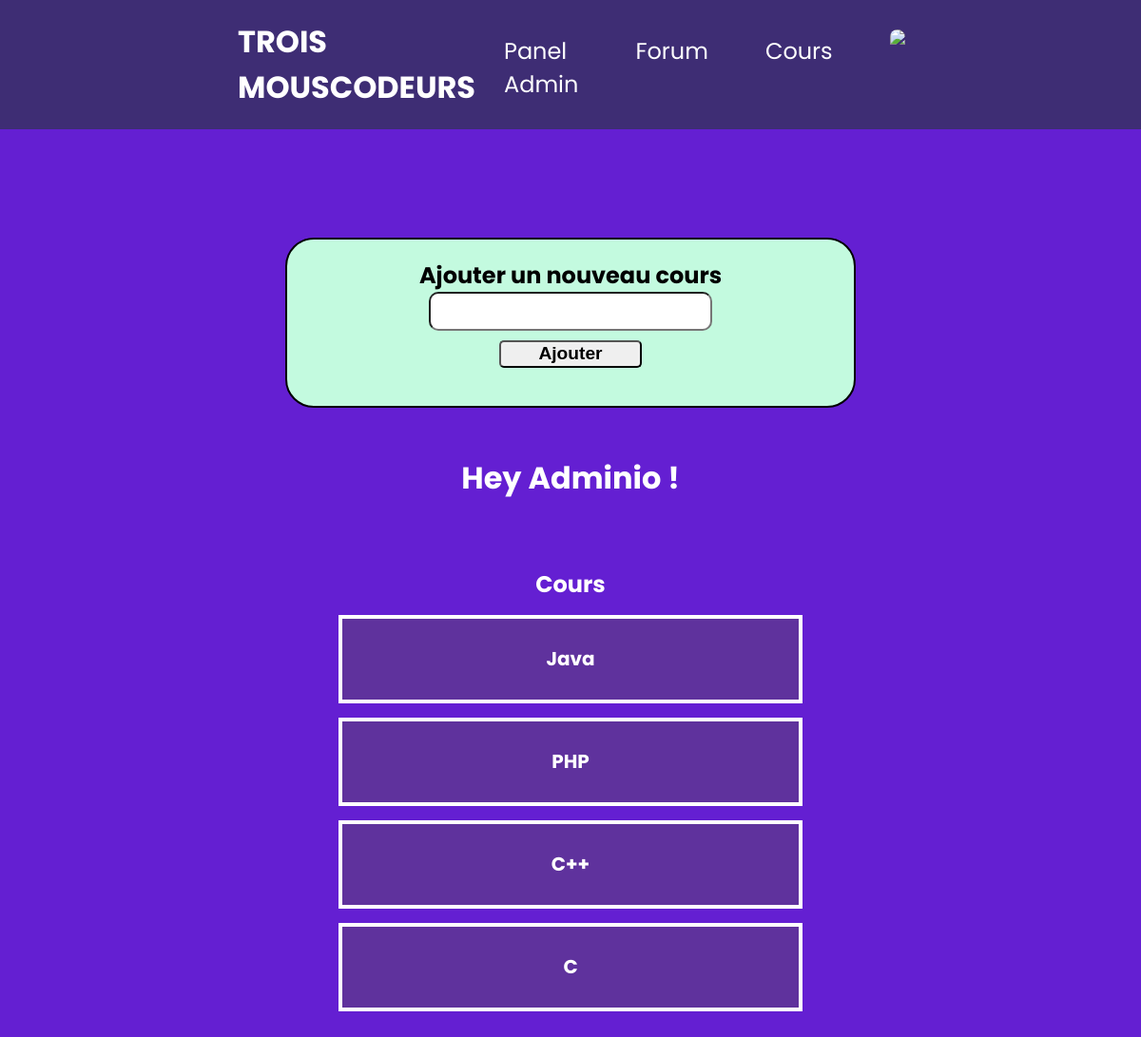
Screenshot of /?p=indCours (signed in) with the database file from the repository.
### tables this page shows
CREATE TABLE `t_groupe_cours` (
  `id_groupe` int(11) NOT NULL,
  `nom_groupe` varchar(200) NOT NULL
);

### Model/Model.php (called while the page is built, shortened)
<?php
class Model
{
	private static $serveur="mysql:host=localhost";
	private static $bdd="dbname=daw";
	private static $user="root";
	private static $mdp="";
	private static $pdo;
	private static $PDOBD=null;
	private function __construct()
	{
		Model::$pdo = new PDO(Model::$serveur.';'.Model::$bdd.';charset=utf8', Model::$user, Model::$mdp);
		Model::$pdo->setAttribute(PDO::ATTR_ERRMODE, PDO::ERRMODE_WARNING);
	}
	public  static function getBDD()
	{
		if(Model::$PDOBD==null)	{Model::$PDOBD= new Model();}
		return Model::$PDOBD;
	}
	function getGroupes()
	{
		$stmt = Model::$pdo->prepare("SELECT * FROM t_groupe_cours");
		$stmt->execute();
		return $stmt->fetchAll();
	}
}
?>

### Vue/index_cours.php (the view, shortened to what this page needs)
<div class="index_cours">
<?php
if($_SESSION["admin"]=='oui'){
  echo '
    <form class="admin_add_cour" method="post">
        <h2>Ajouter un nouveau cours</h2>
        <input type="text" name="nomCours" id="add_cour" required><br>
        <button class="btn-admin" name="cours" value="ajoutG" id="btn-ajout">Ajouter</button>
    </form>
  ';
}
?>
  <h1>Hey <?php echo $_SESSION['user'];?> !</h1>
  <div id="cours">
  <h2>Cours</h2>
    <?php
      foreach($groupes as $groupe)
      {
        echo "<div class='cour' onclick=\"window.location='?p=indCours&idG=".$groupe['id_groupe']."'\">".$groupe['nom_groupe']."</div>";
      }
    ?>
  </div>
</div>
</body>
</html>

### Vue/style.css (style rules this page uses)
* { margin:0; padding:0; text-decoration:none; list-style: none; }
:root { --primary-color: #641fd2; --nav-bar:#3e2d74; --button-hover:#4c1ee3; --lecon:#351a56b7; --reponse:#260c4f; --cours:#5e3a89b7; --cour-hover:#7c65c9; --colortext:#2F1094; }
body { font-family: 'Poppins'; background-color: var(--primary-color); margin-bottom: 60px; }
.index_cours { text-align: center; color: white; }
#cours { padding-top: 70px; display: flex; flex-direction: column; align-items: center; }
.cour { font-family: "Poppins"; border: 4px solid white; height: 85px; width: 40%; margin-top: 15px; background-color: var(--cours); font-size: 20px; color: white; font-weight: bold; display: flex; justify-content: center; align-items: center; }
.admin_add_cour { border:2px solid black; border-radius: 30px; text-align: center; margin: 0 300px; margin-bottom: 50px; padding: 20px 0; background-color: #c3fadf; min-width: 200px; color:black; }
#add_cour { border-radius: 10px ; padding: 10px; width: 50%; font-size: 15px; font-weight: bold; text-transform: uppercase; }
.btn-admin { width: 150px; height: 1.5em; margin-top: 10px; margin-bottom:20px; border-radius: 5px; font-size: 20px; font-size: 1.2em; font-weight: bold; }

### rows the page displays
t_groupe_cours: nom_groupe "Java"
t_groupe_cours: nom_groupe "PHP"
t_groupe_cours: nom_groupe "C++"
t_groupe_cours: nom_groupe "C"

### other values shown
$_SESSION['user'] "Adminio"
